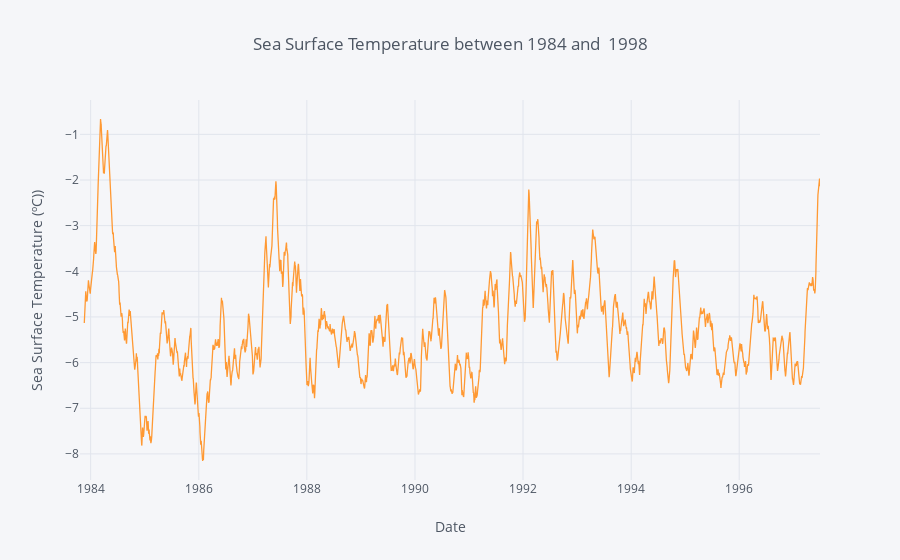

Notebook code for this chart:
### Code cell
g['zon.winds'].rolling(window= 30).mean().iplot(kind='line', xTitle='Date',
           yTitle='Sea Surface Temperature (ºC))', title='Sea Surface Temperature between 1984 and  1998')

### Figure 1 — Plotly figure (JSON) as saved in the notebook; plotly's stock layout.template omitted (floating-point values rounded to 4 significant figures; data arrays with more than 128 entries replaced by an {"elided": "..."} marker saying what was removed)
{"data": [{"line": {"color": "rgba(255, 153, 51, 1.0)", "dash": "solid", "shape": "linear", "width": 1.3}, "mode": "lines", "name": "zon.winds", "text": "", "type": "scatter", "uid": "177b0631-1088-4f35-b71f-32369b79ca0a", "x": {"elided": "5002 str values"}, "y": {"elided": "5002 mixed values"}}], "layout": {"legend": {"bgcolor": "#F5F6F9", "font": {"color": "#4D5663"}}, "paper_bgcolor": "#F5F6F9", "plot_bgcolor": "#F5F6F9", "title": {"font": {"color": "#4D5663"}, "text": "Sea Surface Temperature between 1984 and  1998"}, "xaxis": {"gridcolor": "#E1E5ED", "showgrid": true, "tickfont": {"color": "#4D5663"}, "title": {"font": {"color": "#4D5663"}, "text": "Date"}, "zerolinecolor": "#E1E5ED"}, "yaxis": {"gridcolor": "#E1E5ED", "showgrid": true, "tickfont": {"color": "#4D5663"}, "title": {"font": {"color": "#4D5663"}, "text": "Sea Surface Temperature (ºC))"}, "zerolinecolor": "#E1E5ED"}}}
